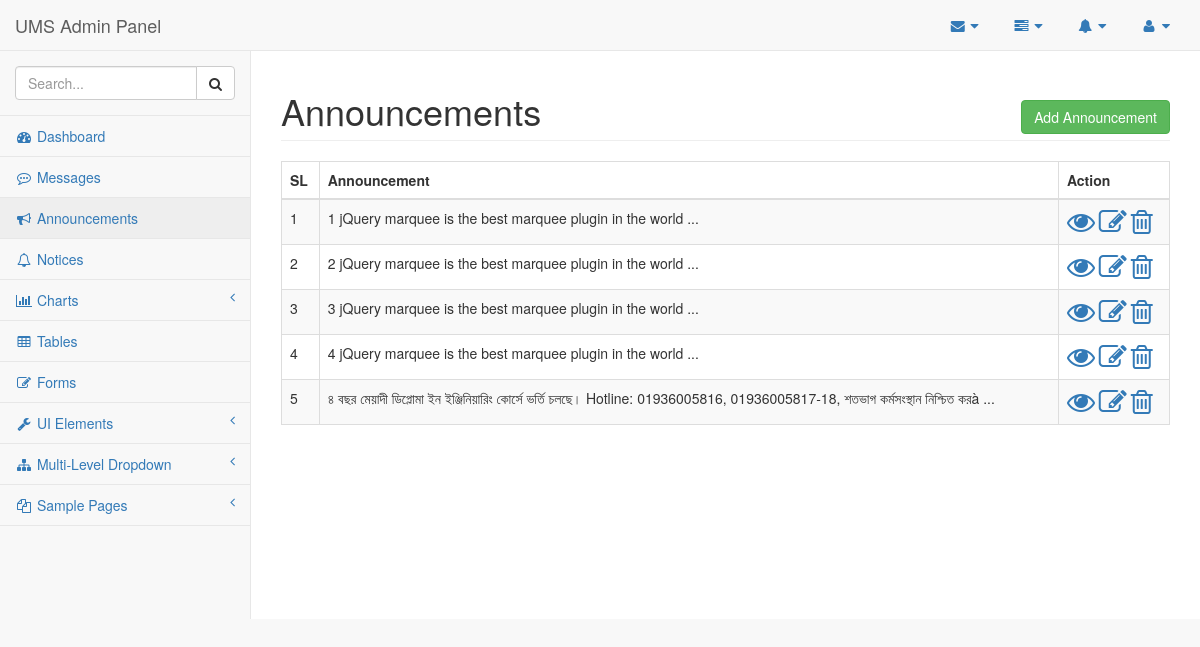
The app's page /admin/pages/announcement.php, older data.
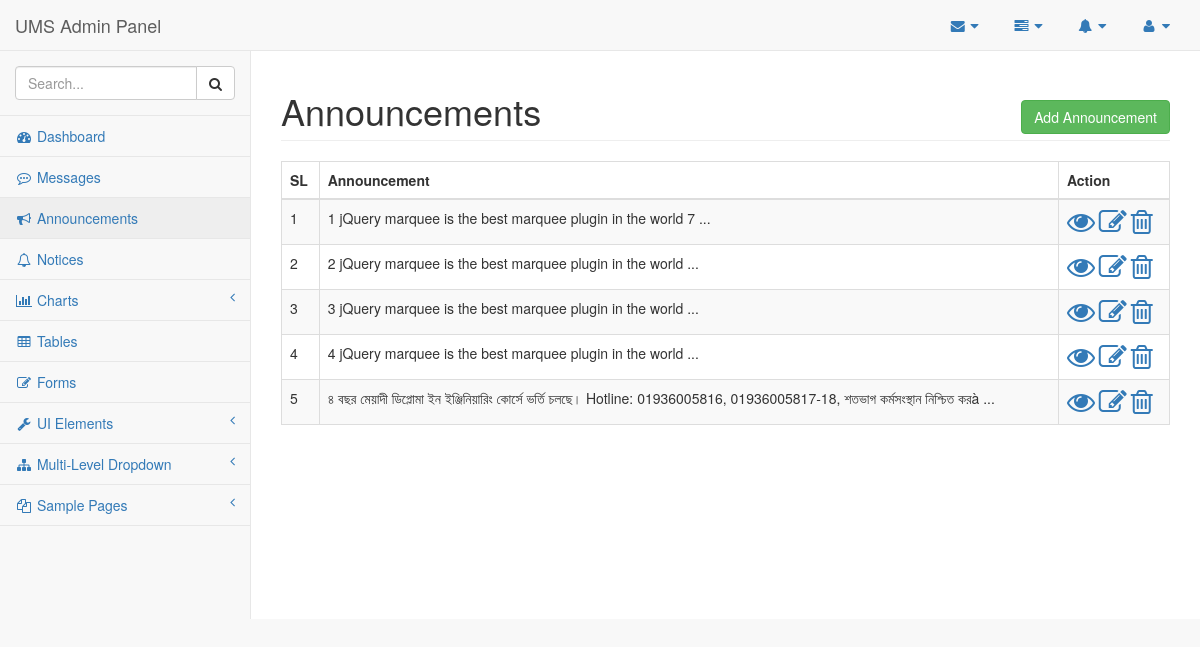
The same page, newer data.
### tables this page shows
CREATE TABLE `announcement` (
  `id` int(11) NOT NULL,
  `announcements` varchar(255) NOT NULL
);

### admin/pages/announcement.php (the view, shortened to what the changed rows need)
<?php
    require_once('config.php');
?>
<!DOCTYPE html>
<html lang="en">
<head>
    <link href="../vendor/bootstrap/css/bootstrap.min.css" rel="stylesheet">
    <link href="../vendor/metisMenu/metisMenu.min.css" rel="stylesheet">
    <link href="../dist/css/sb-admin-2.css" rel="stylesheet">
    <link href="../vendor/font-awesome/css/font-awesome.min.css" rel="stylesheet" type="text/css">
</head>
<body>
    <div id="wrapper">
        <nav class="navbar navbar-default navbar-static-top" role="navigation" style="margin-bottom: 0">
            <div class="navbar-header">
                <a class="navbar-brand" href="index.php">UMS Admin Panel</a>
            </div>
        </nav>
        <div id="page-wrapper">
            <div class="row">
                <div class="col-lg-12">
                    <h1 class="page-header">Announcements <span class="pull-right"><a class="btn btn-success" href="announcement-input.php">Add Announcement</a></span></h1>
                     <div class="table-responsive">
                        <table class="table table-bordered table-hover table-striped">
                            <thead>
                                <tr>
                                    <th>SL</th>
                                    <th>Announcement</th>
                                    <th>Action</th>
                                </tr>
                            </thead>
                            <tbody>
                            <?php
                                $srl=1;
                                $dbdata = "SELECT * FROM announcement";
                                $qre = mysqli_query($DBC, $dbdata);
                                while($info=mysqli_fetch_array($qre)){ ?>
                                    <tr>
                                        <td><?= $srl++; ?></td>
                                        <td><?= substr($info['announcements'],0,270); ?> ...</td>
                                        <td>
                                            <a class="action-btn" href="announcement-view.php?aid=<?= $info['id']; ?>"><i class="fa fa-2x  fa-eye"></i></a>
                                            <a class="action-btn" href="announcement-edit.php?auid=<?= $info['id']; ?>"><i class="fa fa-2x fa-pencil-square-o"></i></a>
                                            <a class="action-btn" href="announcement-delete .php?adid=<?= $info['id']; ?>"><i class="fa fa-2x fa-trash-o"></i></a>
                                        </td>
                                    </tr>
                            <?php    }
                            ?>
                            </tbody>
                        </table>
                    </div>
                </div>
            </div>
        </div>
    </div>
</body>
</html>

Row changes from the older to the newer data that the page shows:
changed announcement: announcements "1 jQuery marquee is the best marquee plugin in the world" → "1 jQuery marquee is the best marquee plugin in the world 7"
